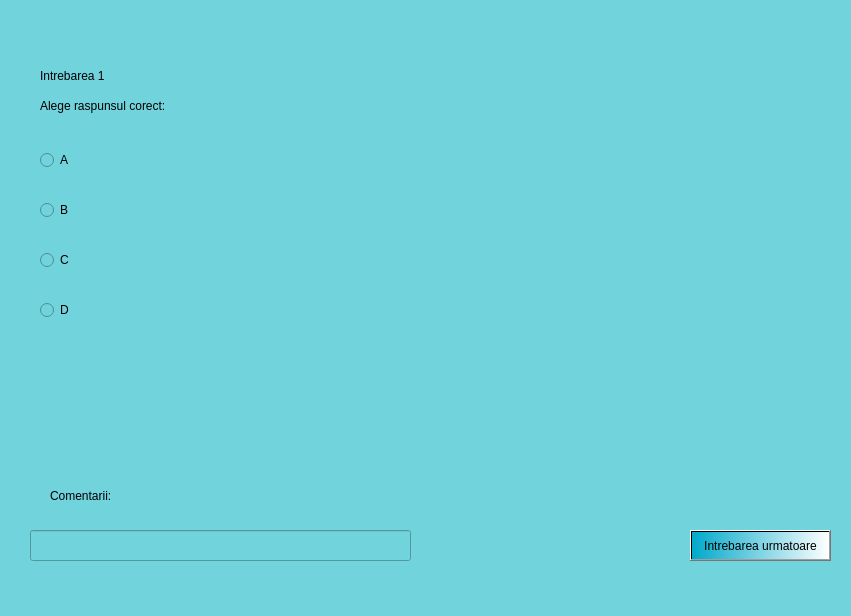
<?xml version="1.0" encoding="UTF-8"?>
<ui version="4.0">
 <class>MainWindow</class>
 <widget class="QMainWindow" name="MainWindow">
  <property name="geometry">
   <rect>
    <x>0</x>
    <y>0</y>
    <width>851</width>
    <height>616</height>
   </rect>
  </property>
  <property name="windowTitle">
   <string>MainWindow</string>
  </property>
  <property name="styleSheet">
   <string notr="true">background-color:rgb(113, 211, 220);</string>
  </property>
  <widget class="QWidget" name="centralwidget">
   <widget class="QLabel" name="label">
    <property name="geometry">
     <rect>
      <x>40</x>
      <y>90</y>
      <width>141</width>
      <height>31</height>
     </rect>
    </property>
    <property name="text">
     <string>Alege raspunsul corect:</string>
    </property>
   </widget>
   <widget class="QRadioButton" name="radioButton">
    <property name="geometry">
     <rect>
      <x>40</x>
      <y>150</y>
      <width>95</width>
      <height>20</height>
     </rect>
    </property>
    <property name="text">
     <string>A</string>
    </property>
   </widget>
   <widget class="QRadioButton" name="radioButton_2">
    <property name="geometry">
     <rect>
      <x>40</x>
      <y>200</y>
      <width>95</width>
      <height>20</height>
     </rect>
    </property>
    <property name="text">
     <string>B</string>
    </property>
   </widget>
   <widget class="QRadioButton" name="radioButton_3">
    <property name="geometry">
     <rect>
      <x>40</x>
      <y>250</y>
      <width>95</width>
      <height>20</height>
     </rect>
    </property>
    <property name="text">
     <string>C</string>
    </property>
   </widget>
   <widget class="QRadioButton" name="radioButton_4">
    <property name="geometry">
     <rect>
      <x>40</x>
      <y>300</y>
      <width>95</width>
      <height>20</height>
     </rect>
    </property>
    <property name="text">
     <string>D</string>
    </property>
   </widget>
   <widget class="QPushButton" name="pushButton">
    <property name="geometry">
     <rect>
      <x>690</x>
      <y>530</y>
      <width>141</width>
      <height>31</height>
     </rect>
    </property>
    <property name="styleSheet">
     <string notr="true">background-color:qlineargradient(spread:pad, x1:0, y1:0, x2:1, y2:0, stop:0 rgba(0, 169, 202, 255), stop:1 rgba(255, 255, 255, 255));</string>
    </property>
    <property name="text">
     <string>Intrebarea urmatoare</string>
    </property>
   </widget>
   <widget class="QLabel" name="label_2">
    <property name="geometry">
     <rect>
      <x>40</x>
      <y>60</y>
      <width>81</width>
      <height>31</height>
     </rect>
    </property>
    <property name="text">
     <string>Intrebarea 1</string>
    </property>
   </widget>
   <widget class="QLabel" name="label_3">
    <property name="geometry">
     <rect>
      <x>470</x>
      <y>-10</y>
      <width>331</width>
      <height>301</height>
     </rect>
    </property>
    <property name="text">
     <string/>
    </property>
    <property name="pixmap">
     <pixmap>C:/Users/User/Pictures/Saved Pictures/Project.jpg</pixmap>
    </property>
   </widget>
   <widget class="QLineEdit" name="lineEdit">
    <property name="geometry">
     <rect>
      <x>30</x>
      <y>530</y>
      <width>381</width>
      <height>31</height>
     </rect>
    </property>
   </widget>
   <widget class="QLabel" name="label_4">
    <property name="geometry">
     <rect>
      <x>50</x>
      <y>480</y>
      <width>71</width>
      <height>31</height>
     </rect>
    </property>
    <property name="text">
     <string>Comentarii:</string>
    </property>
   </widget>
  </widget>
  <widget class="QMenuBar" name="menubar">
   <property name="geometry">
    <rect>
     <x>0</x>
     <y>0</y>
     <width>851</width>
     <height>26</height>
    </rect>
   </property>
  </widget>
  <widget class="QStatusBar" name="statusbar"/>
 </widget>
 <resources/>
 <connections/>
</ui>
